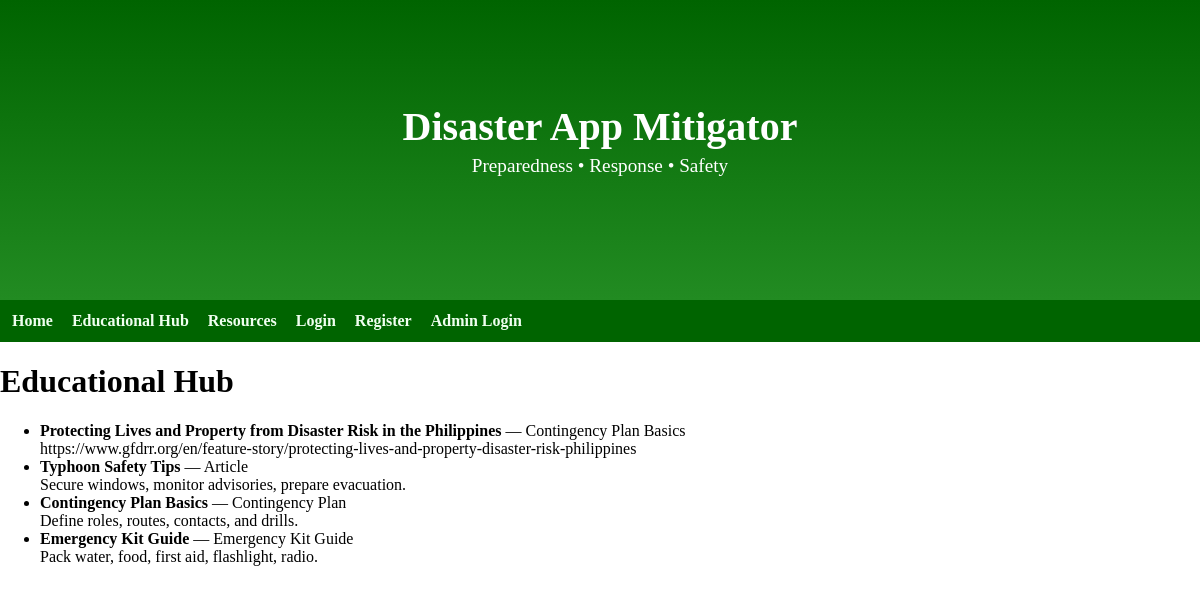
/educationalhub, run on the app's committed database.
### python/models.py (models this page shows)
class Article(db.Model):
    __tablename__ = "article"
    id = db.Column(db.Integer, primary_key=True)
    title = db.Column(db.String(255), nullable=False)
    category = db.Column(db.String(100))  # Emergency Kit Guide, Contingency Plan, Article
    content = db.Column(db.Text, nullable=False)
    published_at = db.Column(db.DateTime, default=datetime.utcnow)

### app.py (the view)
@app.route("/educationalhub")
def educationalhub():
    articles = Article.query.order_by(Article.published_at.desc()).all()
    return render_template("educationalhub.html", articles=articles)

### templates/educationalhub.html (shortened to what this page needs)
{% extends "base.html" %}
{% block content %}
  <h1>Educational Hub</h1>
  <ul>
    {% for a in articles %}
      <li>
        <strong>{{ a.title }}</strong> — {{ a.category }}<br>
        <div>{{ a.content }}</div>
      </li>
    {% else %}
      <li>No content yet.</li>
    {% endfor %}
  </ul>
{% endblock %}

### static/css/style.css (style rules this page uses)
body, .navbar { margin: 0; padding: 0; }
body::before { content: ""; position: fixed; top: 0; left: 0; right: 0; bottom: 0; background: rgba(255, 255, 255, 0.6); z-index: -1; }

### data on the page
Article: title "Protecting Lives and Property from Disaster Risk in the Philippines", category "Contingency Plan Basics", content "https://www.gfdrr.org/en/feature-story/protecting-lives-and-property-disaster-risk-philippines"
Article: title "Typhoon Safety Tips", category "Article", content "Secure windows, monitor advisories, prepare evacuation."
Article: title "Contingency Plan Basics", category "Contingency Plan", content "Define roles, routes, contacts, and drills."
Article: title "Emergency Kit Guide", category "Emergency Kit Guide", content "Pack water, food, first aid, flashlight, radio."
